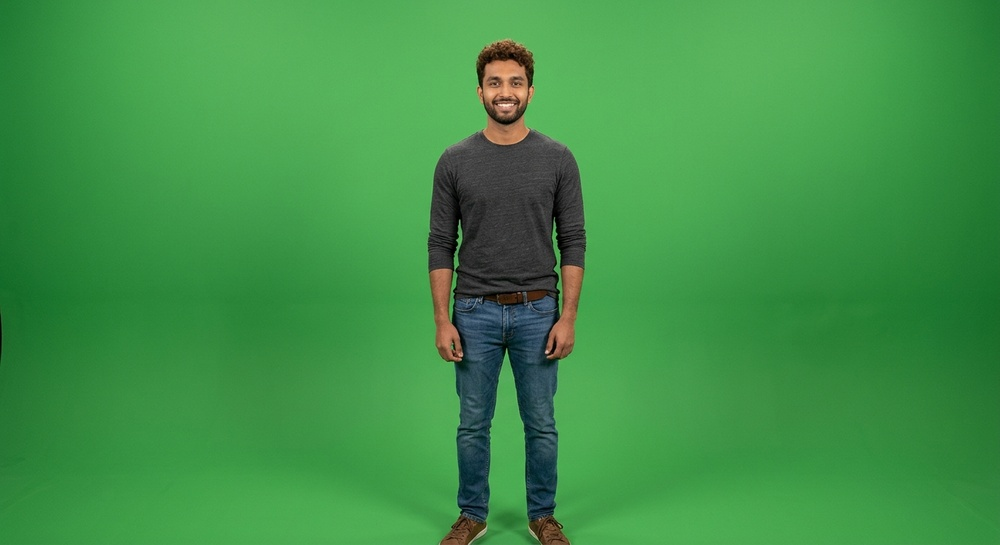
#> input picture greenscreen/test.jpg, 1000 x 545 px, shrunk from 1408 x 768 before the run
$ python cutout.py
#> lines starting #> are read from the running program, lines starting #| are printed output that depends on the picture; after the words box and inside, x2 and y2 are one past the last pixel; in counts of white or black regions, pixels touching at a corner belong together
import numpy as np
from PIL import Image, ImageFilter

def remove_green_screen(input_path, output_path, threshold=60):
#> called with input_path = 'test.jpg', output_path = 'cutout.png', threshold = 60
    print(f"Loading {input_path}...")
    img = Image.open(input_path).convert("RGBA")
    data = np.array(img)

    r = data[:, :, 0].astype(int)
    g = data[:, :, 1].astype(int)
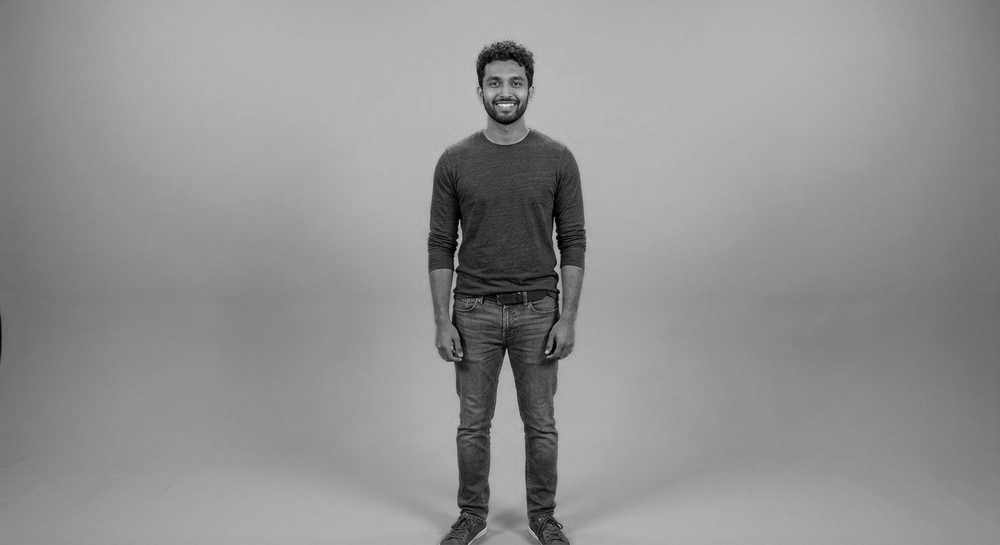
#> g: shape (545, 1000) int64; min 0, max 234, mean 145.9
    b = data[:, :, 2].astype(int)
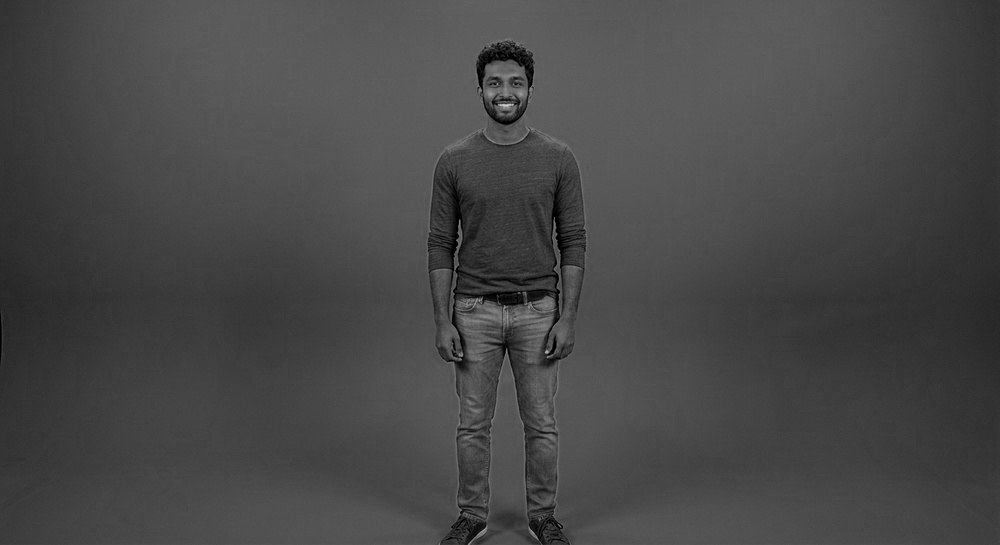
#> b: shape (545, 1000) int64; min 0, max 209, mean 71.4

    # 1. Find the green pixels
    green_mask = (g > r + threshold) & (g > b + threshold)
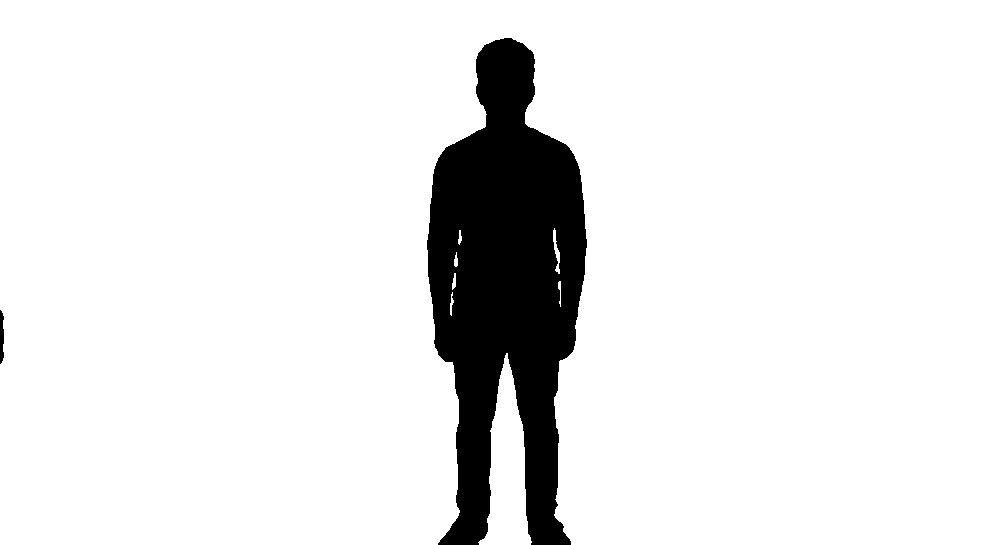
#> green_mask: shape (545, 1000) bool; 90.7% white; 2 black regions, box (x1, y1, x2, y2) and area: (427, 38, 587, 545) 50702, (0, 310, 4, 364) 179

    # Create a black and white image of the mask (255 = white/opaque, 0 = black/transparent)
    mask_data = np.where(green_mask, 0, 255).astype(np.uint8)
    mask_img = Image.fromarray(mask_data)

    # 2. THE FIX: Shrink the mask by 1 pixel (MinFilter removes the outer green edge)
    print("Cleaning edges...")
    mask_img = mask_img.filter(ImageFilter.MinFilter(3))
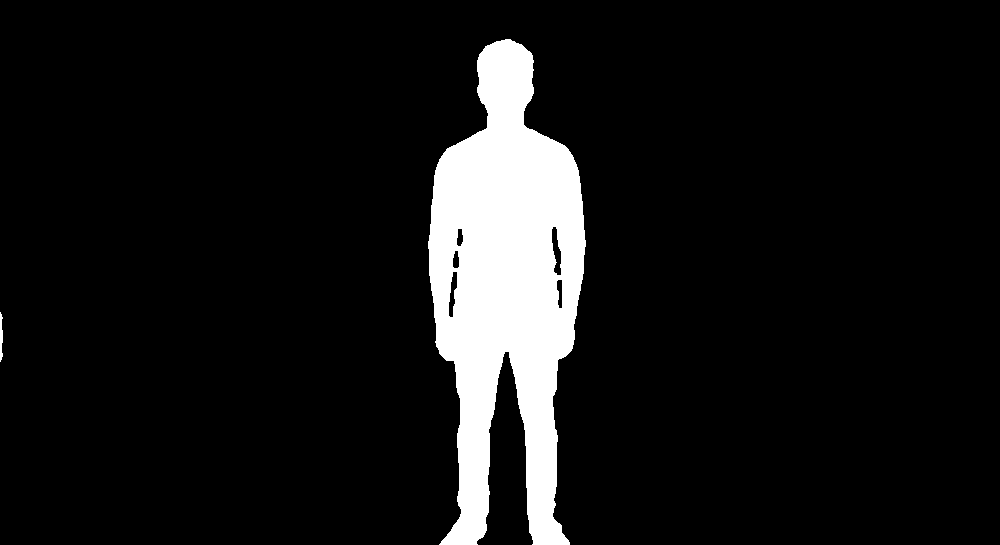
#> mask_img: PIL image 1000x545 L; 8.9% white; 2 white regions, box (x1, y1, x2, y2) and area: (428, 39, 586, 545) 48515, (0, 312, 3, 362) 115

    # 3. THE FIX: Soften the mask so it's not a jagged line
    mask_img = mask_img.filter(ImageFilter.GaussianBlur(radius=1))

    # Apply the new clean mask to the image
    data[:, :, 3] = np.array(mask_img)

    # 4. Color Spill Suppression (kills the remaining green tint on the skin)
    # If green is higher than red or blue on the remaining visible pixels, pull it down.
    semi_green = (g > r) & (g > b) & (data[:, :, 3] > 0)
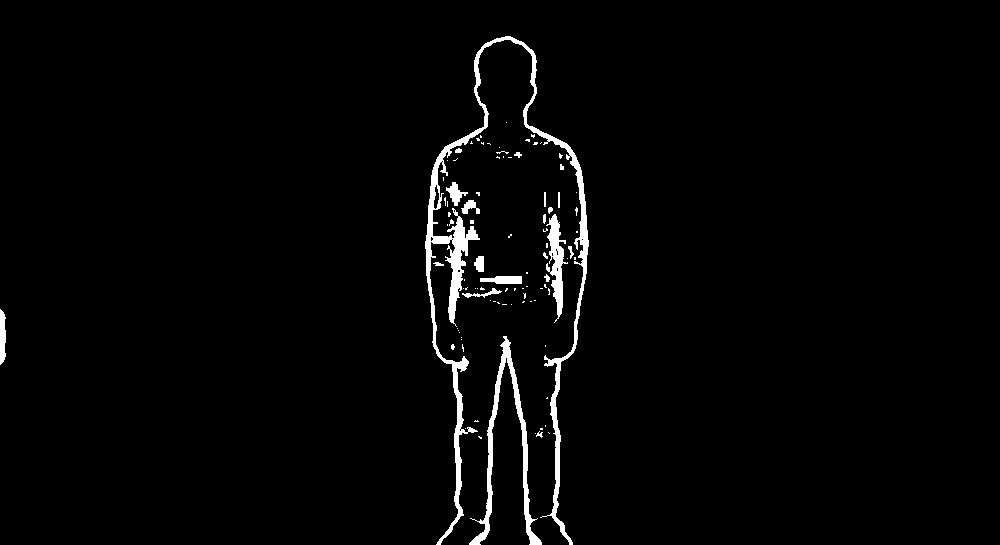
#> semi_green: shape (545, 1000) bool; 2.3% white; 94 white regions (74 under 20 px), largest, box (x1, y1, x2, y2) and area: (425, 36, 589, 545) 7243, (469, 336, 542, 545) 2185, (546, 214, 568, 323) 981
    avg_rb = (r + b) // 2
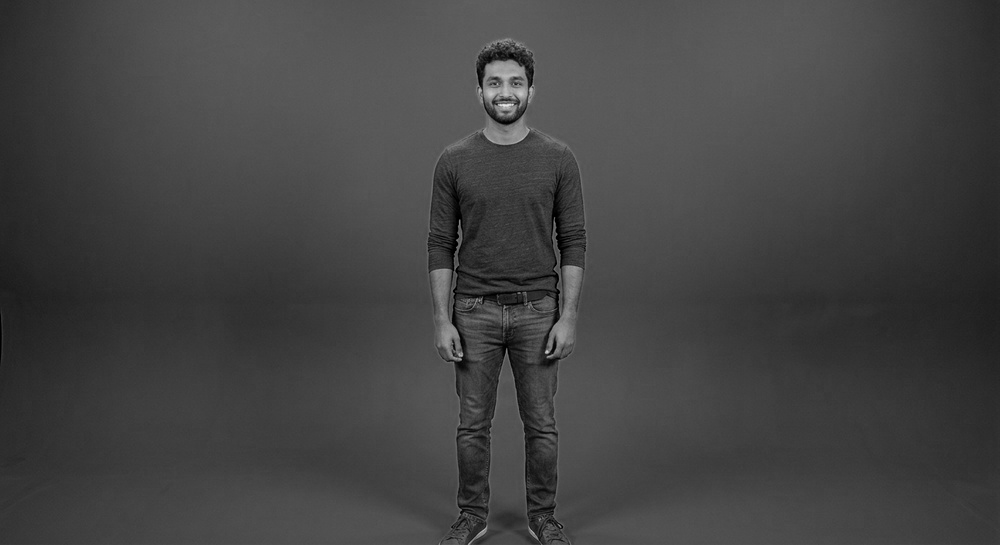
#> avg_rb: shape (545, 1000) int64; min 0, max 232, mean 66.9
    data[:, :, 1] = np.where(semi_green, avg_rb, data[:, :, 1])
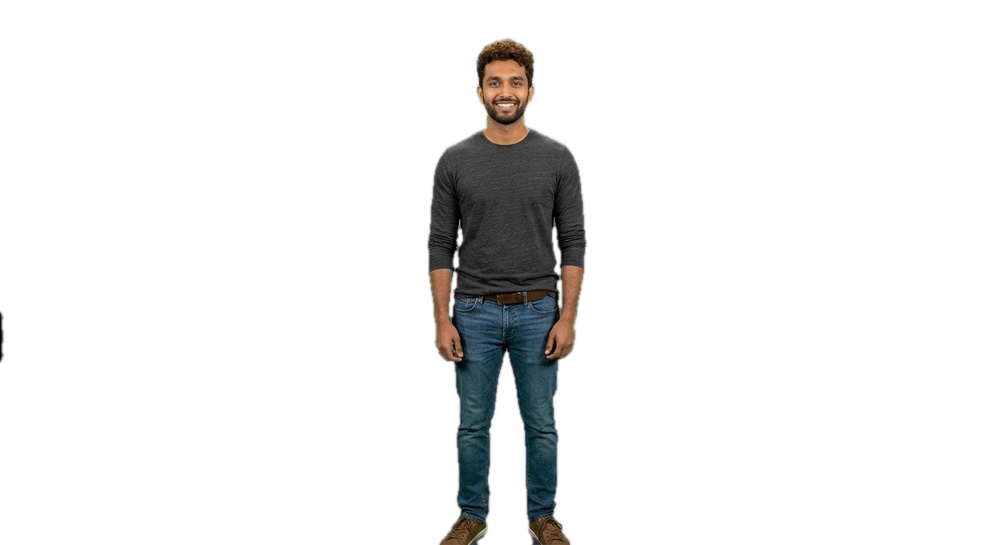
#> data: shape (545, 1000, 4); mean R, G, B, A 62.9, 145.1, 71.4, 22.7; transparent parts drawn white

    result_img = Image.fromarray(data)
    result_img.save(output_path, "PNG")
    print(f"Saved clean image to {output_path}")

if __name__ == "__main__":
    remove_green_screen("test.jpg", "cutout.png")
